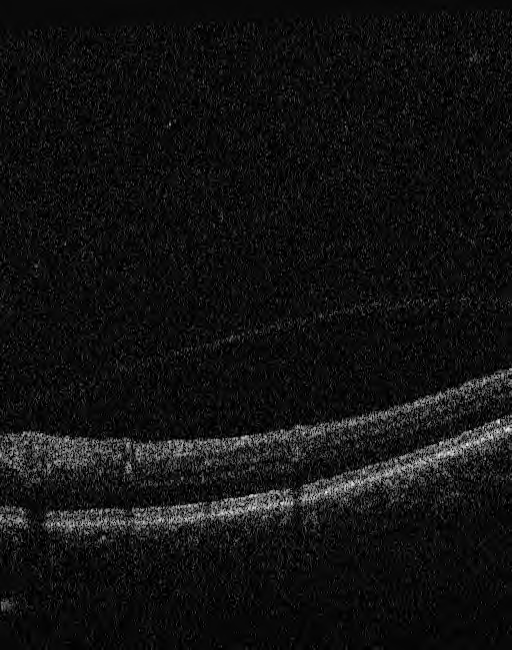
#> input picture central_scan_task/data_files/OCT_4_sample_folders/2675931_21017_0_0/image4814_1.png, 512 x 650 px; its folder holds 4 pictures in this run
$ python main_test.py
#> lines starting #> are read from the running program, lines starting #| are printed output that depends on the picture
### central_scan_task/code_files/wiener.py
import os
import numpy as np
from numpy.fft import fft2, ifft2
from scipy.signal import gaussian, convolve2d
import matplotlib.pyplot as plt
import glob
import cv2

# [20 lines left out: functions blur, add_gaussian_noise, not called in this run]

def wiener_filter(img, kernel, K):
    kernel /= np.sum(kernel)
    dummy = np.copy(img)
    dummy = fft2(dummy)
    kernel = fft2(kernel, s = img.shape)
    kernel = np.conj(kernel) / (np.abs(kernel) ** 2 + K)
    dummy = dummy * kernel
    dummy = np.abs(ifft2(dummy))
    return dummy


def gaussian_kernel(kernel_size = 3):
    h = gaussian(kernel_size, kernel_size / 3).reshape(kernel_size, 1)
    h = np.dot(h, h.transpose())
    h /= np.sum(h)
    return h

def read_n_convert2gray(path, gb=True):

#> called with gb = False
    global paths
    # read the img
    img = cv2.imread(path)
#> img is the input picture: shape (650, 512, 3); min 0, max 246, mean 17.7
    print(img.shape)
#| (650, 512, 3)

    # copy the img (recall best practice)
    img_copy = np.copy(img)

    # ColorSpace tranform
    img = cv2.cvtColor(img_copy, cv2.COLOR_RGB2GRAY)
#> img: shape (650, 512)
    return img

def wiener_driver(img, plot=True):
    print(img.shape)

    # blurred_img = blur(img, mode = 'motion', kernel_size = 3)

    # noisy_img = add_gaussian_noise(blurred_img, sigma = 20)

    kernel = gaussian_kernel(3)

    filtered_img = wiener_filter(img, kernel, K = 30)


    display = [img,filtered_img]
    label = ['Original Image', 'Wiener Filter applied']

    if plot == True:
        fig = plt.figure(figsize=(6, 6))

        for i in range(len(display)):
            fig.add_subplot(1, 2, i+1)
            plt.imshow(display[i], cmap = 'gray')
            plt.title(label[i])

            plt.show()

    return filtered_img

### central_scan_task/code_files/aniso_diff.py
import numpy as np
import warnings
import cv2
import glob
import matplotlib.pyplot as plt

def anisodiff(img,niter=1,kappa=32,gamma=0.1,step=(1.,1.),option=1,ploton=False):
    """
    Anisotropic diffusion.
    """

    # ...you could always diffuse each color channel independently if you
    # really want
    if img.ndim == 3:
        warnings.warn("Only grayscale images allowed, converting to 2D matrix")
        img = img.mean(2)

    # initialize output array
    img = img.astype('float64')
    imgout = img.copy()

    # initialize some internal variables
    deltaS = np.zeros_like(imgout)
    deltaE = deltaS.copy()
    NS = deltaS.copy()
    EW = deltaS.copy()
    gS = np.ones_like(imgout)
    gE = gS.copy()

    # create the plot figure, if requested
    if ploton:
        import pylab as pl
        from time import sleep

        fig = pl.figure(figsize=(20,5.5),num="Anisotropic diffusion")
        ax1,ax2 = fig.add_subplot(1,2,1),fig.add_subplot(1,2,2)

        ax1.imshow(img,interpolation='nearest')
        ih = ax2.imshow(imgout,interpolation='nearest',animated=True)
        ax1.set_title("Original image")
        ax2.set_title("Iteration 0")

        fig.canvas.draw()

    for ii in range(niter):

        # calculate the diffs
        deltaS[:-1,: ] = np.diff(imgout,axis=0)
        deltaE[: ,:-1] = np.diff(imgout,axis=1)

        # conduction gradients (only need to compute one per dim!)
        if option == 1:
            gS = np.exp(-(deltaS/kappa)**2.)/step[0]
            gE = np.exp(-(deltaE/kappa)**2.)/step[1]
        elif option == 2:
            gS = 1./(1.+(deltaS/kappa)**2.)/step[0]
            gE = 1./(1.+(deltaE/kappa)**2.)/step[1]

        # update matrices
        E = gE*deltaE
        S = gS*deltaS

        # subtract a copy that has been shifted 'North/West' by one
        # pixel. don't as questions. just do it. trust me.
        NS[:] = S
        EW[:] = E
        NS[1:,:] -= S[:-1,:]
        EW[:,1:] -= E[:,:-1]

        # update the image
        temp_img = gamma*(NS+EW)
        imgout += gamma*(NS+EW)

        if ploton:
            iterstring = "Iteration %i" %(ii+1)
            print('Line_127')
            ih.set_data(imgout)
            ax2.set_title(iterstring)
            fig.canvas.draw()
            # sleep(0.01)

    return imgout

# [13 lines left out: function read_n_convert2gray, not called in this run]

def aniso_driver(gray_img, plot=False):
    # paths = glob.glob('/Users/prateek/Desktop/Segmetation_github/Segmentation-Project/central_scan_task/data_files/OCT_4_sample_folders/2675931_21017_0_0/*.png')

    for i in range(1):
        # gray_img = read_n_convert2gray(paths[i], gb=False)

        if plot == True:
            plt.imshow(gray_img, cmap='gray')
            plt.show()

        print(gray_img.shape)
        imgout = anisodiff(gray_img, niter = 1, ploton=False)

        if plot == True:
            plt.imshow(gray_img, cmap='gray')
            plt.show()

    return imgout

### central_scan_task/code_files/main_test.py
from wiener import wiener_driver, read_n_convert2gray
from aniso_diff import aniso_driver
import glob
import matplotlib.pyplot as plt
import numpy as np
import cv2
from scipy.signal import find_peaks


def aprxTRL(path, idx):
    img = read_n_convert2gray(path, gb=False)
    original_gray_img = np.copy(img)

    # plt.imshow(img, cmap='gray')
    # plt.show()


    for i in range(11):
        filtered_img = wiener_driver(img, plot=False)
        imgout = aniso_driver(filtered_img, plot=False)
        img = imgout
#> this loop made 11 passes
#> pass 1, in wiener_filter, `dummy = np.abs(ifft2(dummy))`:
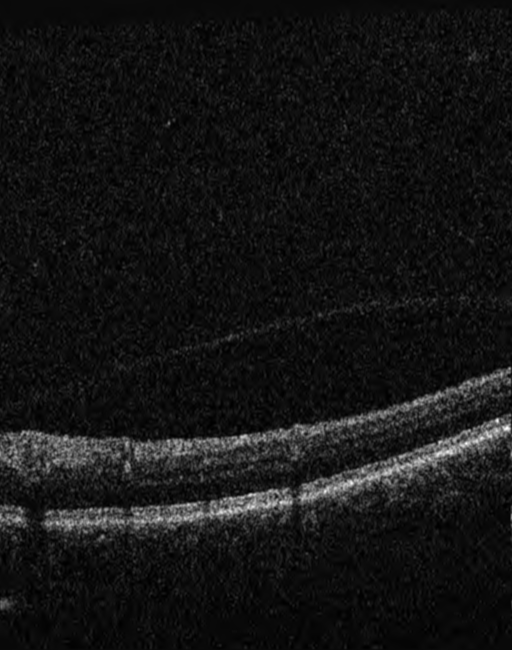
#> dummy: shape (650, 512) float64; min 4.27e-05, max 6.9, mean 0.572; drawn with min black and max white
#> pass 2, in wiener_filter (call 2), `dummy = np.abs(ifft2(dummy))`:
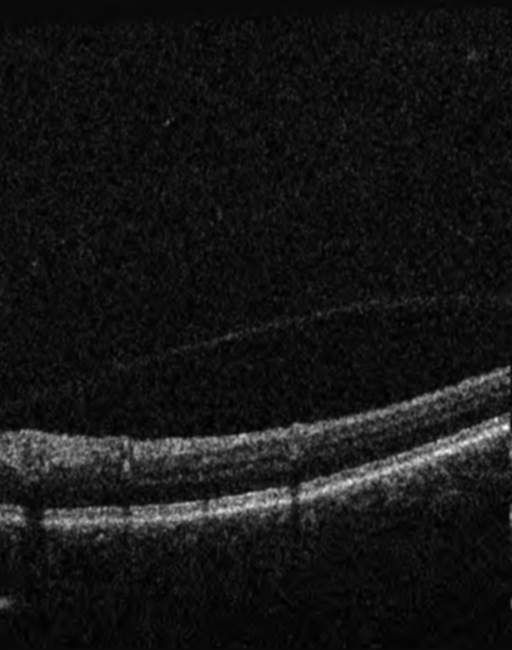
#> dummy: shape (650, 512) float64; min 0.000872, max 0.205, mean 0.0185; drawn with min black and max white
#> after the loop:
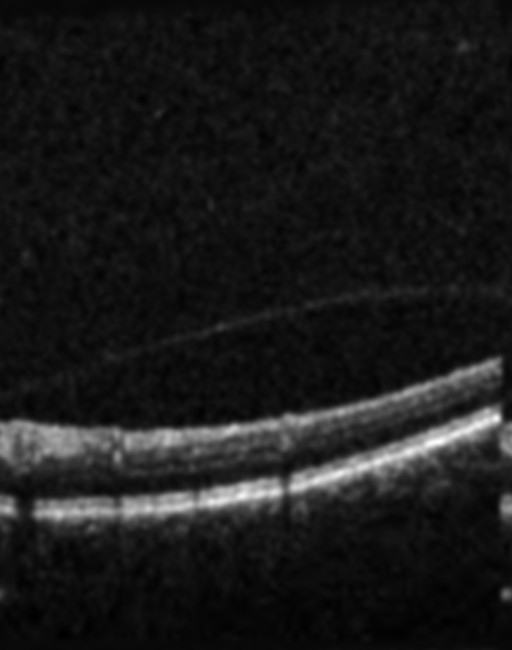
#> filtered_img: shape (650, 512) float64; min 1.45e-16, max 5.43e-15, mean 6.98e-16; drawn with min black and max white

    # ========= Apply Gaussian Kernel ===============================================================================
    def gaussian_2_remove_local_noise(img):
        '''Takes W+AD filtered_image and spits out the smooth gaussian image'''
        img = cv2.GaussianBlur(img, (11,11), 0.5) #1st param is a gray_scale_img, (kernel_size), 3rd param if set to 0
        return img

    img = gaussian_2_remove_local_noise(img)
    # ========= Apply Gaussian Kernel ===============================================================================


    # ==================
    def plot_intensity_profile_grid(patch, gl_max1, gl_max2):
        fig = plt.figure(figsize=(15,6))
        sub_fig_label = [f'a_scan_{i}' for i in range(patch.shape[0])]
        print('\n\nHi\n\n')
        for i in range(len(sub_fig_label)):
            fig.add_subplot( 4, 5 , i+1)
            plt.plot(patch[i, :])
            plt.scatter(x = gl_max1[i], y = patch[i, gl_max1[i]], c='r', s=10)
            plt.scatter(x = gl_max2[i], y = patch[i, gl_max2[i]], c='r', s=10)

            # plt.gca().invert_yaxis()
            plt.grid(False)
            # plt.title(sub_fig_label[i])

        plt.show()
    # ================

    def associate_y_coords(gl_max1, gl_max2):
        y_coords1, y_coords3 = [], []

        for i in range(len(gl_max1)):
            if gl_max1[i] < gl_max2[i]:
                # associate correctly
                y_coords1.append(gl_max1[i])
                y_coords3.append(gl_max2[i])

            else:
                y_coords1.append(gl_max2[i])
                y_coords3.append(gl_max1[i])

        return y_coords1, y_coords3


    def find_2nd_peaks(img, y_coords3):
        '''Uptil y_coords then upper-bd
        b-scan max-peak investigate ==>plot if wrong
        Add constraints'''

        patch = img
        gl_max2 = []
        for i in range(patch.shape[1]):
            a_scan_line = patch[: y_coords3[i]-50, i]
            peaks = find_peaks(a_scan_line, height= 0)
            max2 = np.array(peaks[1]['peak_heights']).argsort()[-2]

            # print(peaks[0][req_idx] )
            gl_max2.append(peaks[0][max2])

        print(f'\n{len(gl_max2)}\n',len(gl_max2))
        return gl_max2


  # Find min1
    def find_min1(a_scan_max1, a_scan_line):
        '''Find just before local minima'''

        rnfl_coord = a_scan_max1
        k = -1
        a_scan_max1 -= 2
        while( a_scan_max1 ):
            # go back
            if( a_scan_line[ a_scan_max1] < a_scan_line[ (a_scan_max1-1) ]):
                # 1st local_minima => stop
                return a_scan_max1
            a_scan_max1 -= 1
        return 0


    # ============================= Find Max, 2nd Max, Min in one A-scan ============================================
    def find2max1min(img):
        from scipy.signal import find_peaks
        print('\n\nmax_coords', img.argmax( axis=0).shape )
#| max_coords (512,)
        y_coords1, y_coords2, y_coords3 = [], [], []


        gl_max1, gl_max2, gl_min1 = [], [], []
        patch = img[:, :]

        print('\n\nPatch_shape',patch.shape[0])
#| Patch_shape 650
        for i in range(patch.shape[1]):

            # max1
            a_scan_line = patch[:, i]
            peaks = find_peaks(a_scan_line, height= 0)
            max1 = np.array(peaks[1]['peak_heights']).argsort()[-1]
            # print(peaks[0][req_idx] )
            gl_max1.append(peaks[0][max1])

            # min1
            min1 = find_min1(peaks[0][max1], a_scan_line )
            # thresh = 10
            # if( i >= 1 and ((min1 - gl_min1[-1]) > thresh) ):
            #     # smooth by updating
            #     min1 = gl_min1[-1]
            gl_min1.append(min1)


            # max2
            # print('max1',peaks[0][max1])
            peaks1 = find_peaks(patch[ :min1-10, i], height= 0)
            max2 = np.array(peaks1[1]['peak_heights']).argsort()[-1]
            gl_max2.append(peaks1[0][max2] )
#> this loop made 512 passes
#> (max1, rnfl_coord in find_min1, min1, max2) on passes 1 to 3: (29, 508, 485, 26), (29, 508, 485, 26), (31, 508, 485, 28)
#> after the loop, gl_max1 = 512 values, max 513 at index 36, min 418 at index 286, mean 477.6; gl_max2 = 512 values, max 450 at index 65, min 79 at index 44, mean 400.9; gl_min1 = 512 values, max 506 at index 36, min 393 at index 499, mean 458.5


        y_coords1, y_coords3 = associate_y_coords(gl_max1, gl_max2)
#> after the loop in associate_y_coords, `for i in range(len(gl_max1)):`: y_coords1 has the same summary as gl_max2 in find2max1min; y_coords3 has the same summary as gl_max1 in find2max1min
#> y_coords1 has the same summary as gl_max2; y_coords3 has the same summary as gl_max1
        # print(y_coords1,'\n')
        # print(y_coords3, '\n')

        # smooth min1

        y_coords2 = gl_min1
#> y_coords2 has the same summary as gl_min1

        print(y_coords2, '\n')
#> (printed output is left out)
        # plot_intensity_profile_grid(patch, gl_max1, gl_max2)
        # print('Hi',len(y_coords2), len(y_coords3), len(y_coords1) )

        return y_coords1, y_coords2, y_coords3

    y_coords1, y_coords2, y_coords3 = find2max1min(img)
#> y_coords1 has the same summary as gl_max2 in find2max1min; y_coords2 has the same summary as gl_min1 in find2max1min; y_coords3 has the same summary as gl_max1 in find2max1min
    # ===========================

    def plot_grid_once_and_for_all(original_gray_img, img, scatter=False,
            y_coords3=[], y_coords2=[], y_coords1=[]):
        # define fig.
#> called with scatter = True
        fig = plt.figure(figsize=(6,6))
        sub_fig_list = [original_gray_img, img]
        sub_fig_label = [f'Original_Gray_Scaled_{idx}', f'After_k_iters_{idx}']

        if scatter == True:
            implot = plt.imshow(img, cmap='gray')

            # put a red dot, size 40, at 2 locations:
            x = list(range(img.shape[1]))
#> x = 512 values from 0 to 511
            # print(list(y_coords1) )
            # print(len(x), y_coords1.shape)
            print(y_coords1)
#> (printed output is left out)
            plt.scatter(x=x, y=list(y_coords3), c='r', s=0.1)
            # plt.scatter(x=x, y=list(y_coords2), c='g', s=0.1)
            plt.scatter(x=x, y=list(y_coords1), c='b', s=0.1)

        else:
            for i in range(len(sub_fig_list)):

                fig.add_subplot( 1, 2 , i+1)
                plt.imshow(sub_fig_list[i], cmap='gray')
                plt.title(sub_fig_label[i])

        plt.show()
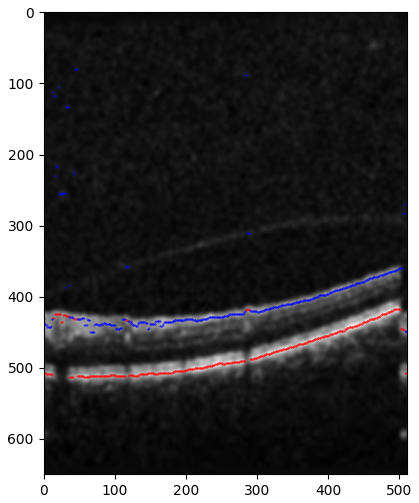
#> figure drawn by matplotlib, 1 panel


    plot_grid_once_and_for_all(  original_gray_img,  img,  scatter=True,
                                y_coords3=y_coords3, y_coords2=y_coords2, y_coords1=y_coords1 )


if __name__ == '__main__':
    paths = glob.glob('/Users/prateek/Desktop/Segmetation_github/Segmentation-Project/central_scan_task/data_files/OCT_4_sample_folders/2675931_21017_0_0/*.png')
    for i in range(3):
        aprxTRL(paths[i], i)
#> pass 2 of the loop `for i in range(3):`:
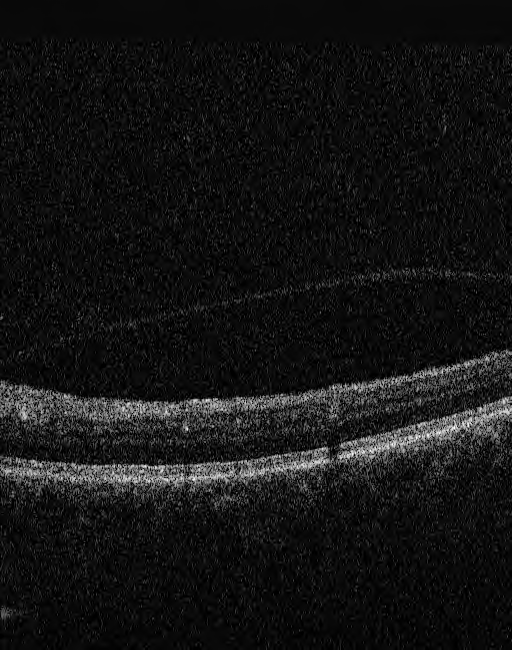
#> input picture central_scan_task/data_files/OCT_4_sample_folders/2675931_21017_0_0/image4814_10.png, 512 x 650 px
#> in read_n_convert2gray, img is the input picture: shape (650, 512, 3); min 0, max 254, mean 20
#| (650, 512, 3)
#> after the loop in aprxTRL (call 2), `for i in range(11):`:
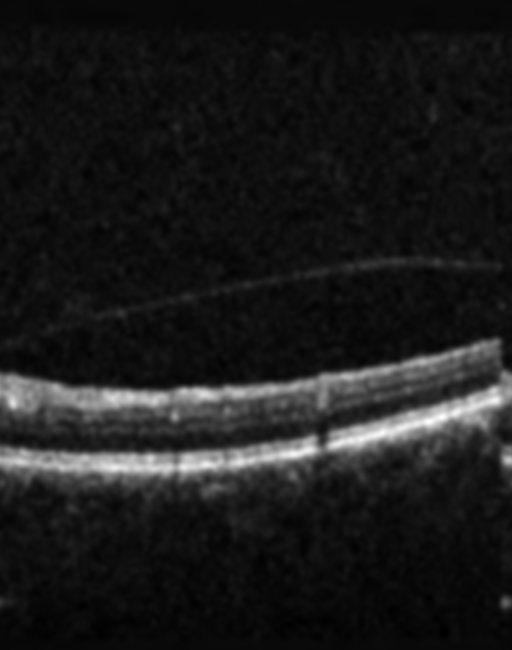
#> filtered_img: shape (650, 512) float64; min 1.39e-16, max 6.11e-15, mean 7.88e-16; drawn with min black and max white
#| max_coords (512,)
#| Patch_shape 650
#> the loop in find2max1min (call 2), `for i in range(patch.shape[1]):` made 512 passes
#> (max1, rnfl_coord in find_min1, min1, max2) on passes 1 to 3: (22, 460, 451, 19), (21, 460, 436, 19), (22, 460, 436, 20)
#> (printed output is left out)
#> in plot_grid_once_and_for_all (call 2), `plt.show()`:
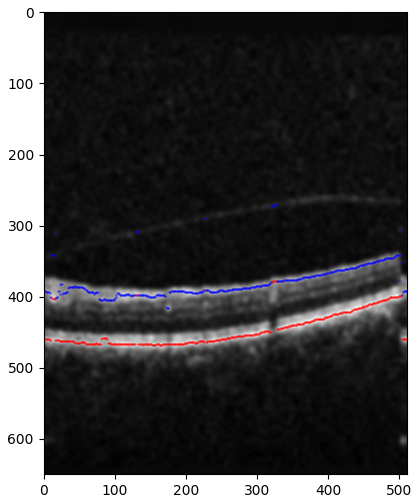
#> figure drawn by matplotlib, 1 panel
#> pass 3 of the loop `for i in range(3):`:
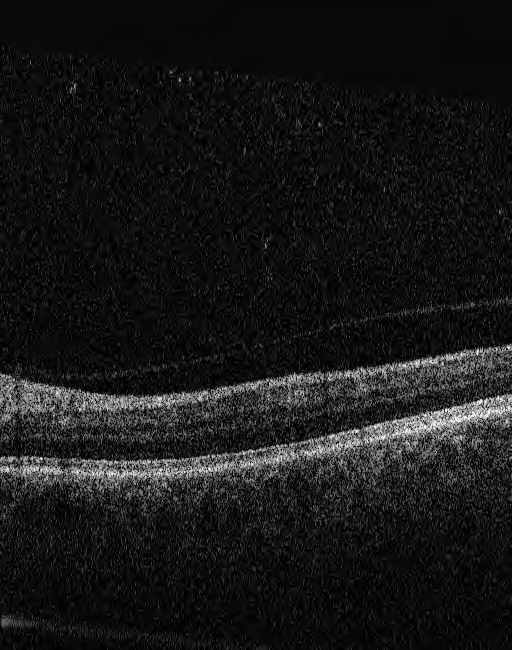
#> input picture central_scan_task/data_files/OCT_4_sample_folders/2675931_21017_0_0/image4814_100.png, 512 x 650 px
#> in read_n_convert2gray, img is the input picture: shape (650, 512, 3); min 0, max 255, mean 23.4
#> after the loop in aprxTRL (call 3), `for i in range(11):`:
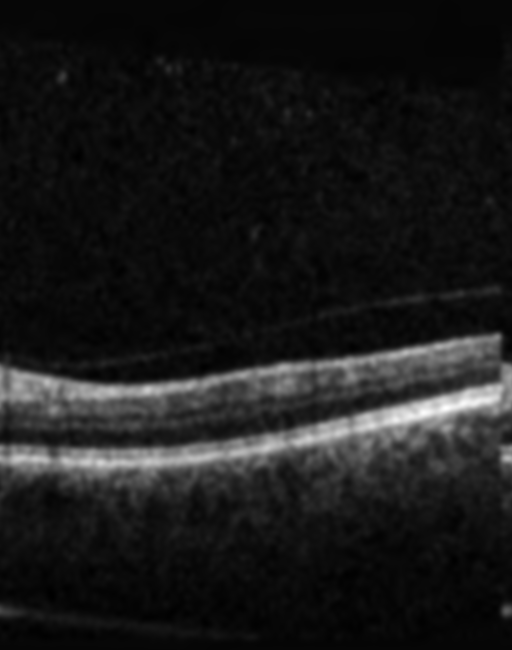
#> filtered_img: shape (650, 512) float64; min 1.69e-16, max 7.44e-15, mean 9.21e-16; drawn with min black and max white
#> in plot_grid_once_and_for_all (call 3), `plt.show()`:
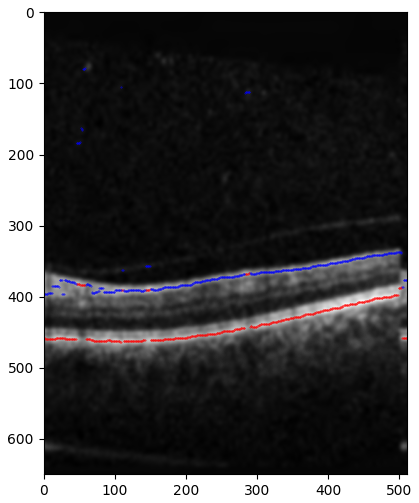
#> figure drawn by matplotlib, 1 panel
